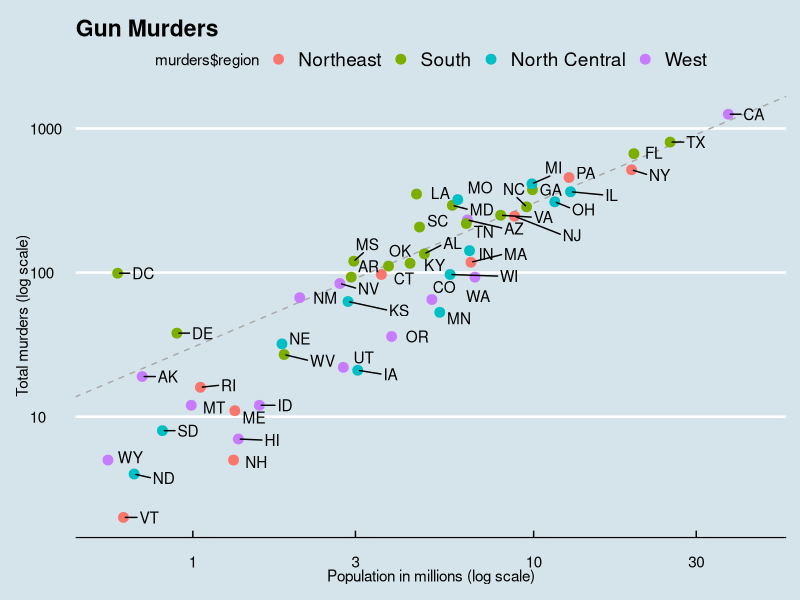

Reproduce this figure in R.
library(ggplot2)
library(dslabs)
library(dplyr)
library(ggthemes)
library(ggrepel)
data(murders)


# geometri eklemedegimiz icin, yalnizca gri arka plan
# ggplot(murders) +
#  geom_point(aes(murders$population/10^6, murders$total), size=3) +
#  geom_text(aes(murders$population/10^6, murders$total, label = murders$abb), nudge_x = 2)
  

# layerlar geometri tanimi, istatistik hesabi, style degisimi icin kullanilan katmanlar
#DATA %>% ggplot() + Layer1 + Layer2...

# ortalam olum orani
r <- murders %>% summarise(rate = sum(total) / sum(population)*10^6) %>% .$rate

p <- murders %>% ggplot(aes(population/10^6, total, label = abb))
p + 
  theme_economist() +
  geom_abline(intercept =log10(r), lty=2, color="darkgrey" ) +
  geom_point(aes(col = murders$region), size=3) +
  geom_text_repel(nudge_x = 0.075) +
  scale_x_continuous(trans = "log10") +
  scale_y_log10() +
  xlab("Population in millions (log scale)") +
  ylab("Total murders (log scale)") +
  ggtitle("Gun Murders")
